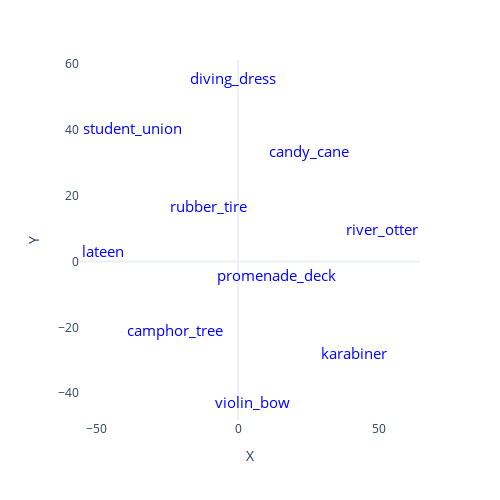

The cell this chart's notebook holds for it:
### Code cell
embedded = TSNE(n_components=2, learning_rate=lr,random_state=seed, init=init_method, perplexity=perp, n_iter=n_iter).fit_transform(X_map)

# array_X = embedded[:len(X)]
array_X = embedded[:len(X)]
# array_Y = embedded[len(X):]


#DF
df = pd.DataFrame(embedded, columns=["X", "Y"])
# words = words_X + words_Y
words = words_X
df['words'] = words
# df['Modalities'] = ['MAE-Huge_Mapped'] * len(array_X)


# Scatter plot using Plotly Express
fig = px.scatter(df, x="X", y='Y')

# Add annotations for each text label with custom colors
for index, row in df.iterrows():
    fig.add_annotation(x=row['X'], y=row['Y'], text=row['words'], showarrow=False, font=dict(color="blue", size=1000))

fig.update_traces(
    mode='text',  # Set mode to display only text
    textposition='top center',  # Adjust the position of the text labels
    marker=dict(size=0),  # Set marker size to 0 to remove scatter points
    # textfont=dict(color="blue") # Specify text color for each class
)

# Customize the legend
fig.update_layout(
    # legend_title_text='Modalities',  # Set legend title
    legend=dict(orientation="h", yanchor="bottom", y=1.02, xanchor="right", x=1), # Adjust legend position
    template="plotly_white",
    xaxis=dict(showgrid=False,tickfont=dict(size=50)),
    yaxis=dict(showgrid=False,tickfont=dict(size=50)),
    width=500,
    height=500
    # Update layout to remove grid
)

# Show the plot
fig.show()
# fig.write_image("tsne.png")

### Figure 1 — Plotly figure (JSON) as saved in the notebook; plotly's stock layout.template omitted (floating-point values rounded to 4 significant figures)
{"data": [{"hovertemplate": "X=%{x}<br>Y=%{y}<extra></extra>", "legendgroup": "", "marker": {"color": "#636efa", "size": 0, "symbol": "circle"}, "mode": "text", "name": "", "orientation": "v", "showlegend": false, "textposition": "top center", "type": "scatter", "x": [-1.724, 50.97, -47.78, 13.63, -10.55, -22.38, 5.142, 40.95, -37.46, 25.21], "xaxis": "x", "y": [55.83, 9.843, 3.298, -4.152, 16.93, -20.95, -42.71, -27.67, 40.77, 33.52], "yaxis": "y"}], "layout": {"annotations": [{"font": {"color": "blue", "size": 15}, "showarrow": false, "text": "diving_dress", "x": -1.724, "y": 55.83}, {"font": {"color": "blue", "size": 15}, "showarrow": false, "text": "river_otter", "x": 50.97, "y": 9.843}, {"font": {"color": "blue", "size": 15}, "showarrow": false, "text": "lateen", "x": -47.78, "y": 3.298}, {"font": {"color": "blue", "size": 15}, "showarrow": false, "text": "promenade_deck", "x": 13.63, "y": -4.152}, {"font": {"color": "blue", "size": 15}, "showarrow": false, "text": "rubber_tire", "x": -10.55, "y": 16.93}, {"font": {"color": "blue", "size": 15}, "showarrow": false, "text": "camphor_tree", "x": -22.38, "y": -20.95}, {"font": {"color": "blue", "size": 15}, "showarrow": false, "text": "violin_bow", "x": 5.142, "y": -42.71}, {"font": {"color": "blue", "size": 15}, "showarrow": false, "text": "karabiner", "x": 40.95, "y": -27.67}, {"font": {"color": "blue", "size": 15}, "showarrow": false, "text": "student_union", "x": -37.46, "y": 40.77}, {"font": {"color": "blue", "size": 15}, "showarrow": false, "text": "candy_cane", "x": 25.21, "y": 33.52}], "height": 500, "legend": {"orientation": "h", "tracegroupgap": 0, "x": 1, "xanchor": "right", "y": 1.02, "yanchor": "bottom"}, "margin": {"t": 60}, "width": 500, "xaxis": {"anchor": "y", "domain": [0, 1], "showgrid": false, "title": {"text": "X"}}, "yaxis": {"anchor": "x", "domain": [0, 1], "showgrid": false, "title": {"text": "Y"}}}}
